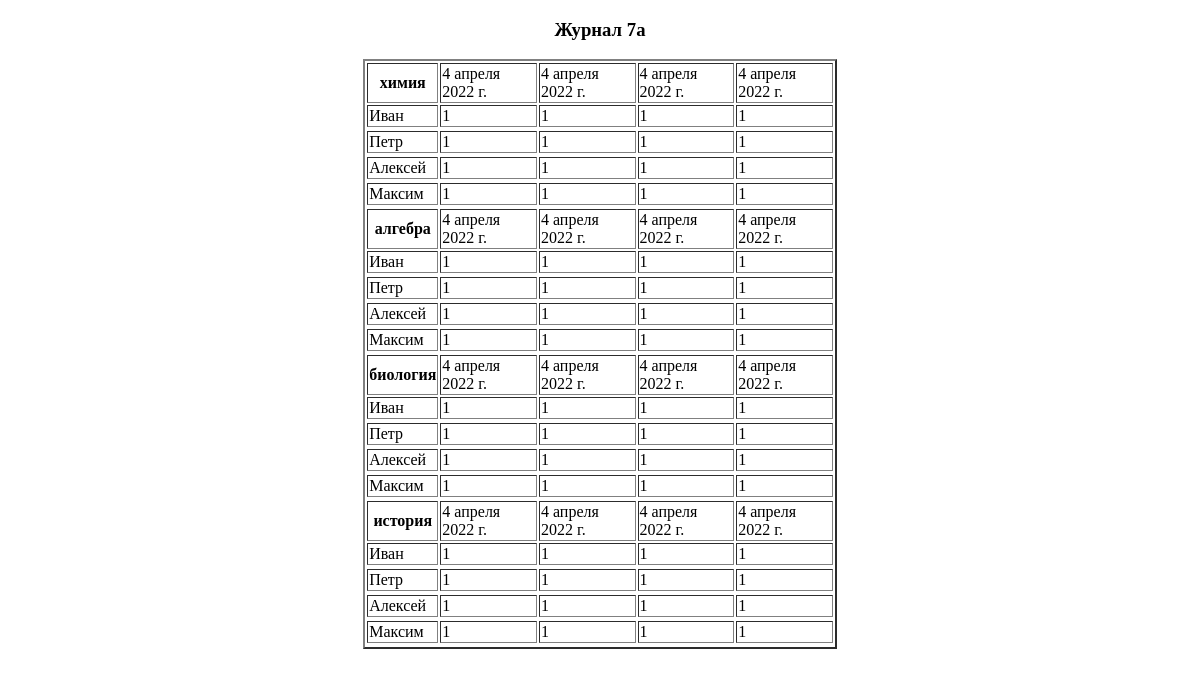
Before: /main/ with the older database file.
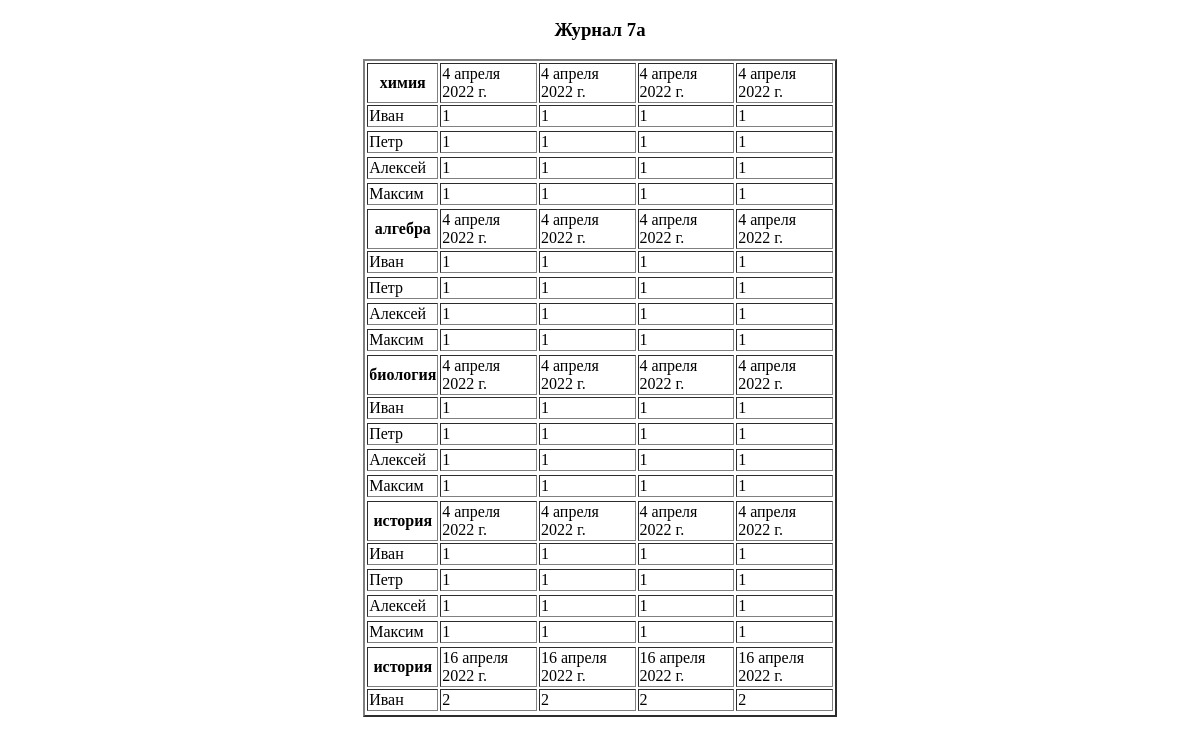
After: the same page with the newer database file.
### main/models.py (models this page shows, shortened)
class Journal(models.Model):
    title = models.CharField(max_length=10)
    subject = models.ManyToManyField(SchoolSubject, verbose_name="Предметы")
    grade = models.IntegerField(blank=True, verbose_name="Оценка")
    date = models.DateField(verbose_name="Дата провидения занятия")
    class_students = models.ManyToManyField(Student, verbose_name="Список учащихся")

class SchoolSubject(models.Model):
    title = models.CharField(max_length=20, verbose_name="Название предмета")

class Student(models.Model):
    firs_name = models.CharField(max_length=10, verbose_name="Имя")
    last_name = models.CharField(max_length=12, verbose_name='Фамилия')

### main/views.py (the view)
# urls.py: path("", views.journal, name="journal"),
def journal(request):
    school_journal = Journal.objects.all()
    return render(request, "main/Journal.html", {"school_journal": school_journal})

### main/templates/main/Journal.html (shortened to what this page needs)
<!DOCTYPE html>
<html lang="en">
<head>
</head>
<body>
<table border="2", align="center", width="40%">
    <tr>
        {% for el in school_journal %}
         <div class="alert alert-warning" align="center">
            <h3>{{el.title}}</h3>
             {% for i in el.subject.all %}
             <th>{{i.title}}</th>
                        <td>{{el.date}}</td>
                        <td>{{el.date}}</td>
                        <td>{{el.date}}</td>
                        <td>{{el.date}}</td>
                {% for v in el.class_students.all %}
             <tr>
                        <td>{{v.firs_name}}</td>
                        <td>{{el.grade}}</td>
                        <td>{{el.grade}}</td>
                        <td>{{el.grade}}</td>
                        <td>{{el.grade}}</td>
            <tr>
                {% endfor %}
    </tr>
             {% endfor %}
        {% endfor %}
    </tr>
</table>
</body>
</html>

Changed rows visible on the page:
added Journal: date "16 апреля 2022 г.", grade "2", SchoolSubject (title "история"), Student (firs_name "Иван")
